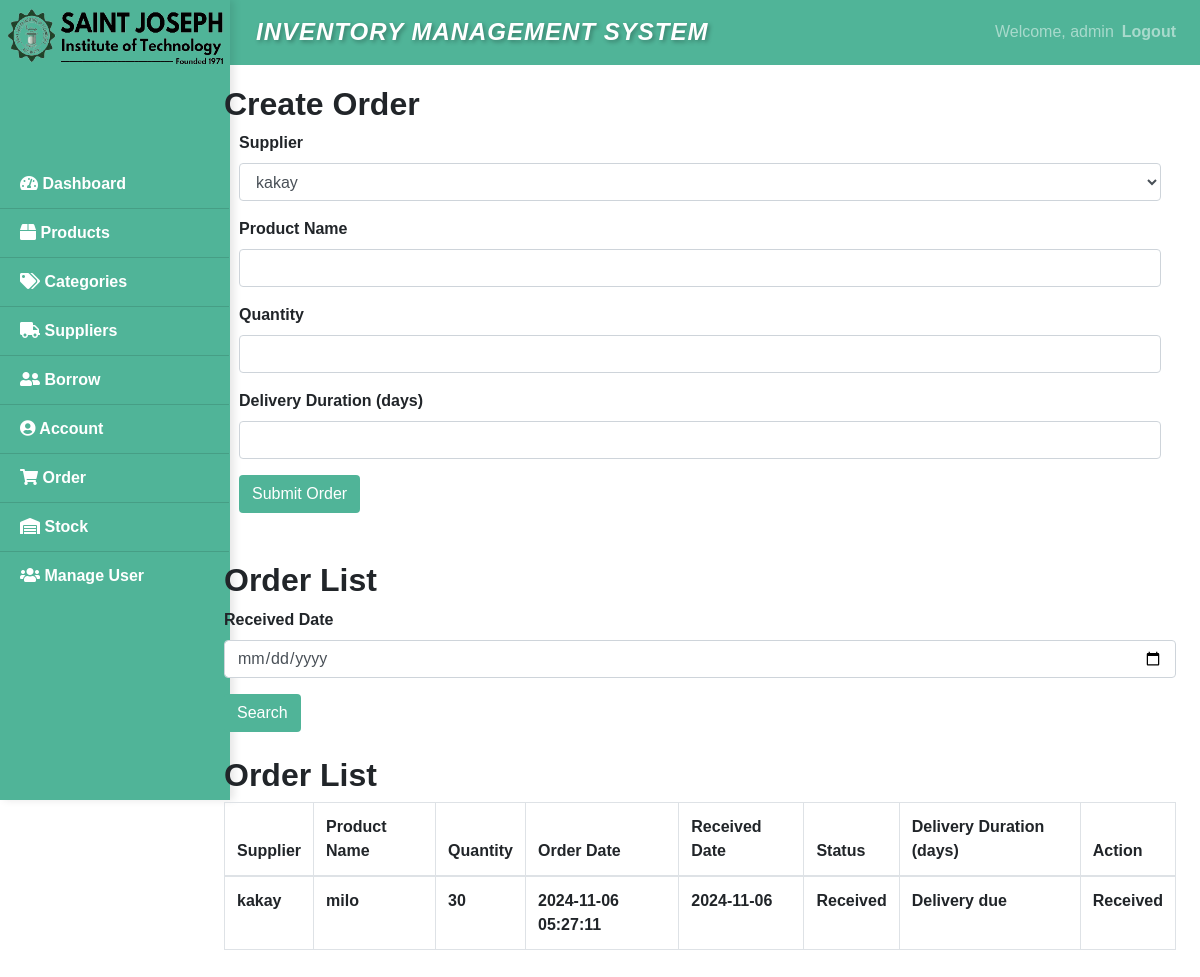
/order.php (signed in), run on the app's committed database.
### tables this page shows
CREATE TABLE `orders` (
  `id` int(11) NOT NULL,
  `supplier_id` int(11) NOT NULL,
  `product_name` varchar(255) NOT NULL,
  `quantity` int(11) NOT NULL,
  `order_date` timestamp NOT NULL DEFAULT current_timestamp(),
  `received_date` date DEFAULT NULL,
  `status` enum('Pending','Received') DEFAULT 'Pending',
  `delivery_duration` int(11) DEFAULT 0
);

CREATE TABLE `suppliers` (
  `SupplierID` int(11) NOT NULL,
  `SupplierName` varchar(255) NOT NULL,
  `SupplierContact` varchar(255) NOT NULL,
  `CreatedAt` timestamp NOT NULL DEFAULT current_timestamp()
);

### order.php (the view, shortened to what this page needs)
<?php
$is_admin = $_SESSION['role'] === 'admin';
?>
<!DOCTYPE html>
<html lang="en">
<head>
    <link href="https://stackpath.bootstrapcdn.com/bootstrap/4.5.2/css/bootstrap.min.css" rel="stylesheet">
    <link rel="stylesheet" href="https://cdnjs.cloudflare.com/ajax/libs/font-awesome/5.15.4/css/all.min.css">
</head>
<body>
 <nav class="navbar navbar-expand-md navbar-dark" style="background-color: #50B498;">
        <a class="navbar-brand" href="#">Inventory Management System</a>
        <div class="collapse navbar-collapse" id="navbarNav">
            <ul class="navbar-nav ml-auto">
                <li class="nav-item">
                    <span class="navbar-text">Welcome, <?php echo htmlspecialchars($_SESSION['username']); ?></span>
                </li>
                <li class="nav-item">
                    <b><a class="nav-link" href="Login.php">Logout</a>
                </li>
            </ul>
        </div>
    </nav>
    <div class="container-fluid">
        <div class="row">
            <div class="sidebar">
                <div class="sidebar-heading">
                    <img src="founded.png" class="sidebar-logo" alt="Sidebar Logo">
                </div>
            <div class="list-group list-group-flush">
                    <a href="Dashboard.php" class="list-group-item list-group-item-action"><i class="fas fa-tachometer-alt"></i> Dashboard</a>
                    <a href="Product.php" class="list-group-item list-group-item-action"><i class="fas fa-box"></i> Products</a>
                    <a href="Categories.php" class="list-group-item list-group-item-action"><i class="fas fa-tags"></i> Categories</a>
                    <a href="Supplier.php" class="list-group-item list-group-item-action"><i class="fas fa-truck"></i> Suppliers</a>
                    <a href="#borrowerSubMenu" class="list-group-item list-group-item-action" data-toggle="collapse"><i class="fas fa-user-friends"></i> Borrow</a>
                    <a href="Account.php" class="list-group-item list-group-item-action"><i class="fas fa-user-circle"></i> Account</a>
                    <a href="Order.php" class="list-group-item list-group-item-action"><i class="fas fa-shopping-cart"></i> Order</a>
                    <a href="stock.php" class="list-group-item list-group-item-action"><i class="fas fa-warehouse"></i> Stock</a>
                      <?php if ($_SESSION['role'] === 'admin'): ?>
                    <a href="Manage_users.php" class="list-group-item list-group-item-action"><i class="fas fa-users"></i> Manage User</a>
                <?php endif; ?>                </div>
            </div>
  <main role="main" class="col-md-9 ml-sm-auto col-lg-10 px-4 main-content">
    <?php if ($is_admin): ?>
        <h2><b>Create Order</b></h2>
        <div class="container">
            <form action="create_order.php" method="post">
                <div class="form-group">
                    <label for="supplier">Supplier</label>
                    <select id="supplier" name="supplier_id" class="form-control" required>
                        <?php
                        $conn = new mysqli('localhost', 'root', '', 'inventoryproj');
                        $sql = "SELECT SupplierID, SupplierName FROM suppliers";
                        $result = $conn->query($sql);
                        if ($result->num_rows > 0) {
                            while ($row = $result->fetch_assoc()) {
                                echo "<option value='" . $row['SupplierID'] . "'>" . htmlspecialchars($row['SupplierName']) . "</option>";
                            }
                        } else {
                            echo "<option>No suppliers found</option>";
                        }
                        ?>
                    </select>
                </div>
                <div class="form-group">
                    <label for="product_name">Product Name</label>
                    <input type="text" id="product_name" name="product_name" class="form-control" required>
                </div>
                <div class="form-group">
                    <label for="quantity">Quantity</label>
                    <input type="number" id="quantity" name="quantity" class="form-control" required>
                </div>
                <div class="form-group">
                    <label for="delivery_duration">Delivery Duration (days)</label>
                    <input type="number" id="delivery_duration" name="delivery_duration" class="form-control" required>
                </div>
                <button type="submit" class="btn" style="background-color: #50B498; color: white;">Submit Order</button>
            </form>
        </div>
<br>
<br>
        <h2><b>Order List</b></h2>
        <form action="" method="get">
            <div class="form-group">
                <label for="search_date">Received Date</label>
                <input type="date" id="search_date" name="search_date" class="form-control">
            </div>
            <button type="submit" class="btn" style="background-color: #50B498; color: white;">Search</button>
        </form>
        <br>
        <?php
        $conn = new mysqli('localhost', 'root', '', 'inventoryproj');
        $sql = "SELECT orders.id, suppliers.SupplierName, orders.product_name, orders.quantity, orders.order_date, orders.received_date, orders.status, orders.delivery_duration
                FROM orders
                JOIN suppliers ON orders.supplier_id = suppliers.SupplierID";
        $stmt = $conn->prepare($sql);
        $stmt->execute();
        $result = $stmt->get_result();
        echo "<h2><b>Order List</b></h2>";
        echo "<div class='table-responsive'>";
        echo '<table class="table table-bordered">';
        echo '<thead><tr>
                <th>Supplier</th>
                <th>Product Name</th>
                <th>Quantity</th>
                <th>Order Date</th>
                <th>Received Date</th>
                <th>Status</th>
                <th>Delivery Duration (days)</th>
                <th>Action</th>
              </tr></thead>';
        echo '<tbody>';
        if ($result->num_rows > 0) {
            while ($row = $result->fetch_assoc()) {
                echo '<tr>';
                echo '<td>' . htmlspecialchars($row['SupplierName']) . '</td>';
                echo '<td>' . htmlspecialchars($row['product_name']) . '</td>';
                echo '<td>' . htmlspecialchars($row['quantity']) . '</td>';
                echo '<td>' . htmlspecialchars($row['order_date']) . '</td>';
                echo '<td>' . ($row['received_date'] ? htmlspecialchars($row['received_date']) : 'N/A') . '</td>';
                echo '<td>' . htmlspecialchars($row['status']) . '</td>';
                $expected_delivery_date = date('Y-m-d', strtotime($row['order_date'] . ' + ' . $row['delivery_duration'] . ' days'));
                $remaining_days = (strtotime($expected_delivery_date) - strtotime(date('Y-m-d'))) / (60 * 60 * 24);
                if ($remaining_days > 0) {
                    echo '<td>' . $remaining_days . ' days remaining</td>';
                } else {
                    echo '<td>Delivery due</td>';
                }
                echo '<td>';
                if ($row['status'] == 'Pending' && date('Y-m-d') >= $expected_delivery_date) {
                    echo '<form action="mark_recieved.php" method="post" style="display:inline;">
                            <input type="hidden" name="order_id" value="' . $row['id'] . '">
                            <input type="date" name="received_date" required>
                            <button type="submit" class="btn btn-success btn-sm">Mark Received</button>
                          </form>';
                } elseif ($row['status'] == 'Pending') {
                    echo 'Pending';
                } else {
                    echo 'Received';
                }
                echo '</td>';
                echo '</tr>';
            }
        } else {
            echo '<tr><td colspan="8">No orders found</td></tr>';
        }
        echo '</tbody>';
        echo '</table>';
        ?>
    <?php else: ?>
        <h2>Access Denied</h2>
        <p>You do not have permission to create orders.</p>
    <?php endif; ?>
</main>
        </div>
    </div>
</body>
</html>

### order.php (style rules this page uses)
body { font-family: Arial, sans-serif; overflow-x: hidden; }
.sidebar { height: 100vh; width: 230px; position: fixed; top: 0; left: 0; background-color: #50B498; border-right: 1px solid #50B498; box-shadow: 4px 0 8px rgba(0, 0, 0, 0.1); }
.sidebar-heading { text-align: center; padding-bottom: 0px; }
.sidebar-logo { width: 320px; height: 250px; margin-left: -65px; margin-top: -90px; }
.sidebar .list-group-item { border-radius: 0; background-color: #50B498; color: #fff; }
.main-content { margin-left: 250px; padding: 20px; }
.navbar-brand { font-weight: bold; font-family: 'Arial', sans-serif; font-size: 24px; font-style: oblique; text-align: center; flex: 1; letter-spacing: 1px; line-height: 1.2; text-transform: uppercase; text-shadow: 2px 2px 4px rgba(0, 0, 0, 0.3); color: #ffffff; background-color: #50B498; padding: 10px; margin-left: 230px; }

### data on the page
orders: supplier.SupplierName "kakay", product_name "milo", quantity "30", order_date "2024-11-06 05:27:11", received_date "2024-11-06", status "Received", delivery_duration "Delivery due"

### other printed values
$_SESSION['username'] "admin"
form field supplier_id "kakay"
